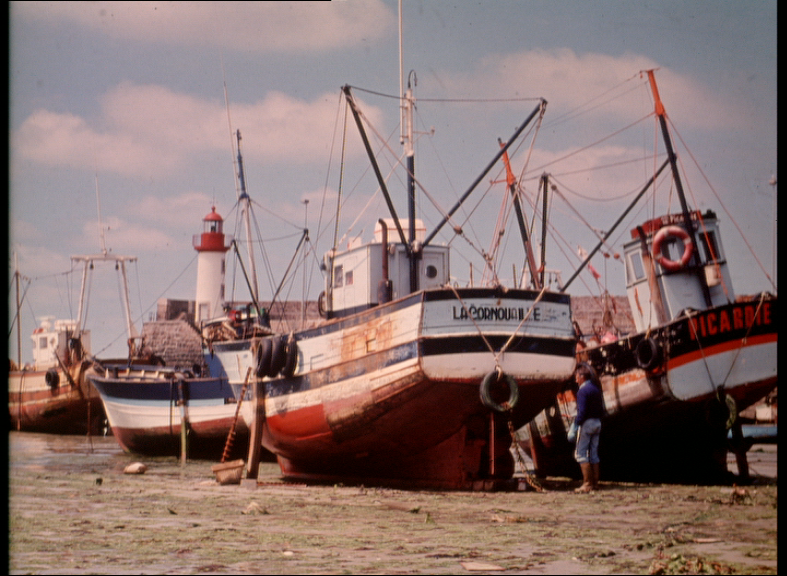
#> input picture TP2/Images/BoatsColor.bmp, 787 x 576 px
$ python TP2ex5.py
#> lines starting #> are read from the running program, lines starting #| are printed output that depends on the picture
import cv2
import numpy
img= cv2.imread("Images/BoatsColor.bmp")
#> img is the input picture: shape (576, 787, 3); mean B, G, R 111.6, 114.7, 137.3
imglab=cv2.cvtColor(img,cv2.COLOR_RGB2LAB)
#> imglab: shape (576, 787, 3); mean of channels 0, 1, 2 122.7, 132.6, 115.5
# imglab=cv2.cvtColor(img,cv2.COLOR_RGB2LAB)
def norm(imglab,ymin,ymax,sel):
#> called with ymin = 10, ymax = 20, sel = 30
    hist = cv2.calcHist([imglab], [0], None, [256], [0, 256])
#> hist = 256 values, max 16213 at index 1, min 0 at index 4, mean 1770.8
    xmin=0
    for i in range(0,256):
        if hist[i]>sel:
            xmin=i
        break
    xmax=0
    for j in range(255,-1,-1):
        if hist[j] > sel:
            xmax = j
        break

    alpha=((ymin*xmax)-(ymax*xmin))/(xmax-xmin) if (xmax-xmin)!=0 else (ymin*xmax)/0.01
    beta=(ymax-ymin)/(xmax-xmin) if (xmax-xmin)!=0 else (ymax-ymin)/0.01
    print(alpha,beta)
    l,a,b=cv2.split(imglab)[:3]
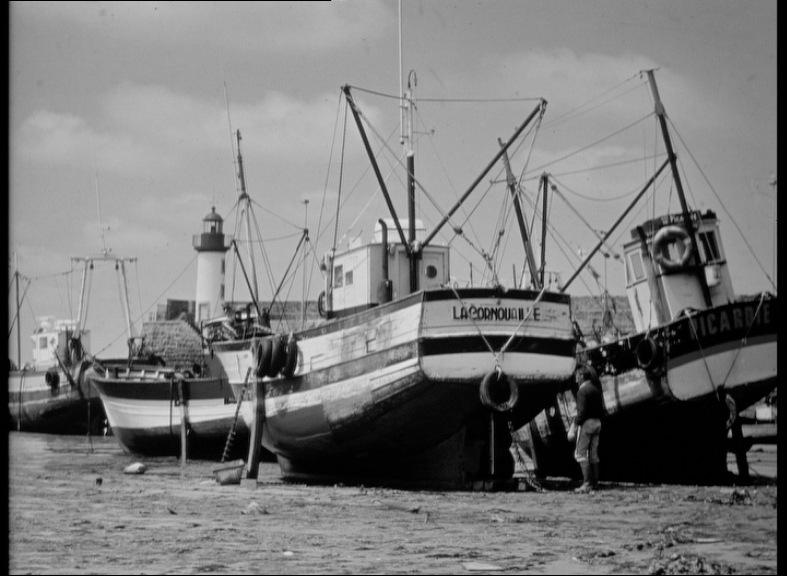
#> l: shape (576, 787); min 0, max 228, mean 122.7
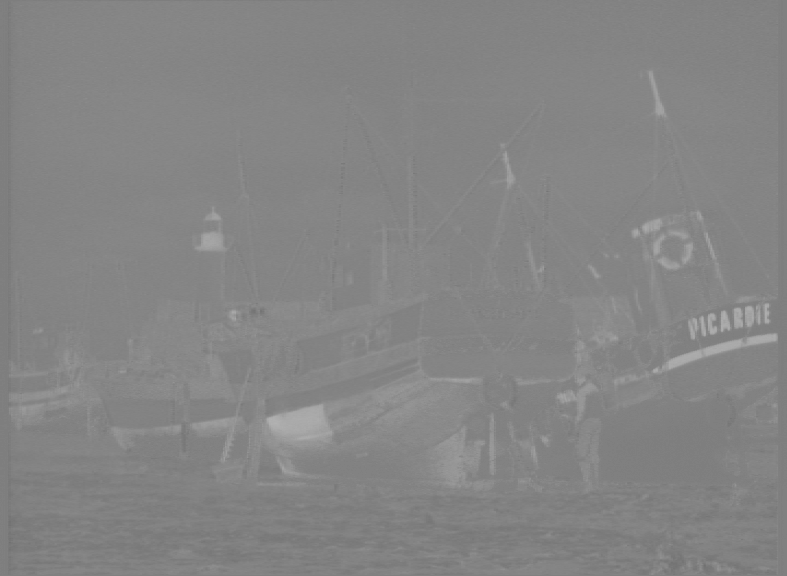
#> a: shape (576, 787); min 112, max 178, mean 132.6
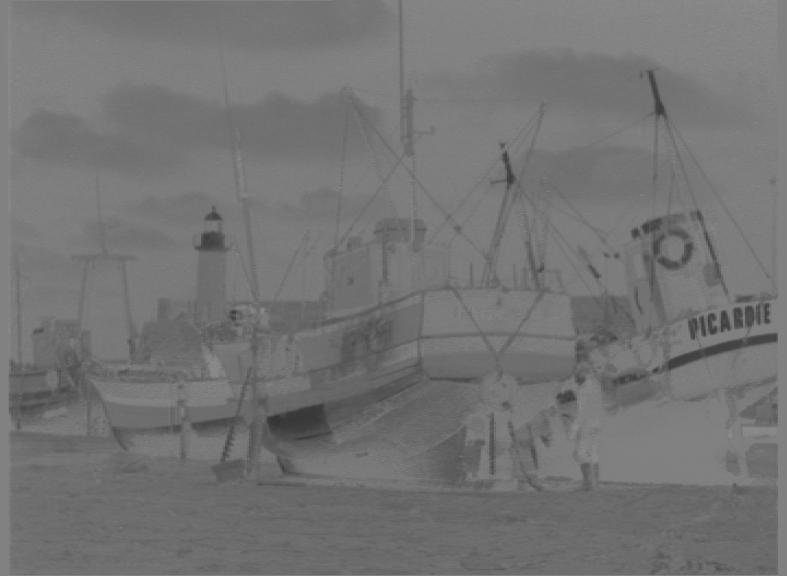
#> b: shape (576, 787); min 53, max 145, mean 115.5
    r=cv2.normalize(l,None,int(alpha),int(beta),cv2.NORM_MINMAX)
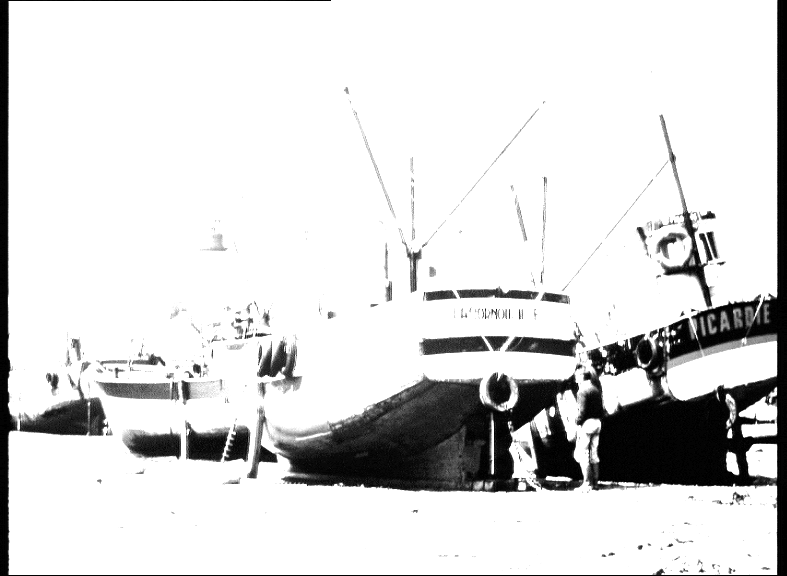
#> r: shape (576, 787); min 0, max 255, mean 217.8


    img1=cv2.merge([r,a,b])
#> img1: shape (576, 787, 3); mean of channels 0, 1, 2 217.8, 132.6, 115.5
    im=cv2.cvtColor(img1,cv2.COLOR_Lab2RGB)
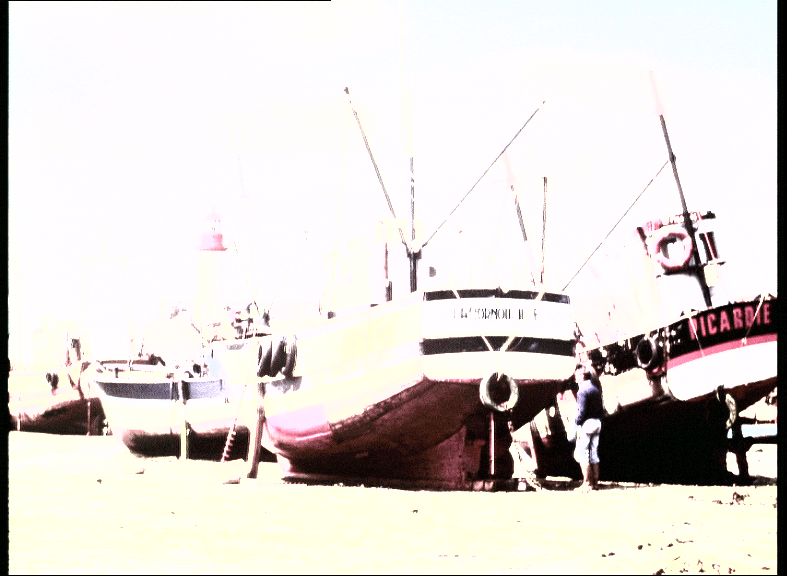
#> im: shape (576, 787, 3); mean B, G, R 211.8, 215.5, 220.7
    return im

im=norm(imglab,10,20,30)
cv2.imshow("org",img)
cv2.imshow("fj",im)
cv2.waitKey(0)

$ run again, with TP2/Images/baboon.bmp copied over TP2/Images/BoatsColor.bmp
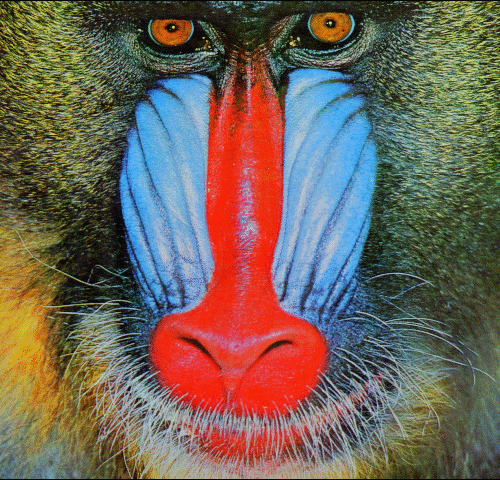
#> input picture TP2/Images/baboon.bmp, 500 x 480 px
#> img is the input picture: shape (480, 500, 3); mean B, G, R 88.7, 100.4, 113
#> imglab: shape (480, 500, 3); mean of channels 0, 1, 2 109.6, 132, 121.4
#> hist = 256 values, max 8600 at index 86, min 0 at index 0, mean 937.5
#> in norm, `r=cv2.normalize(l,None,int(alpha),int(beta),cv2.NORM_MINMAX)`:
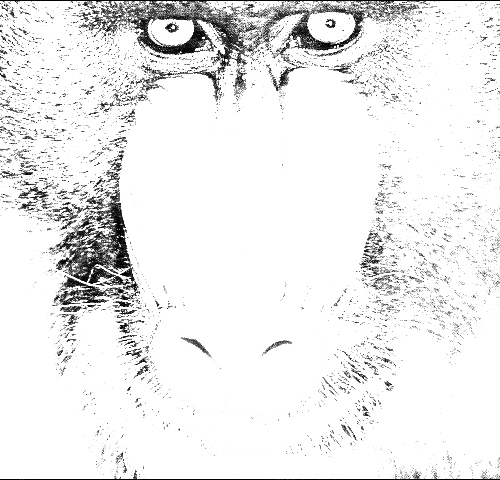
#> r: shape (480, 500); min 0, max 255, mean 236.6
#> img1: shape (480, 500, 3); mean of channels 0, 1, 2 236.6, 132, 121.4
#> in norm, `im=cv2.cvtColor(img1,cv2.COLOR_Lab2RGB)`:
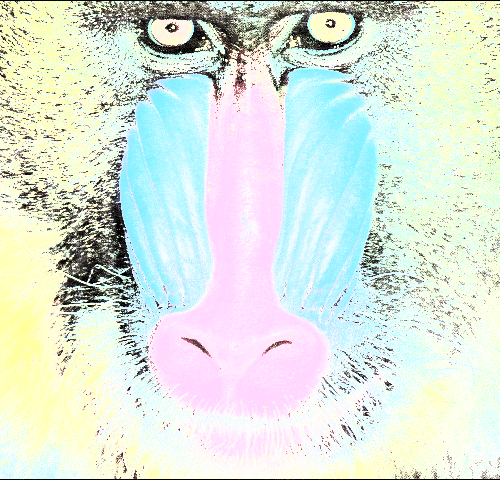
#> im: shape (480, 500, 3); mean B, G, R 220.3, 229.8, 219
